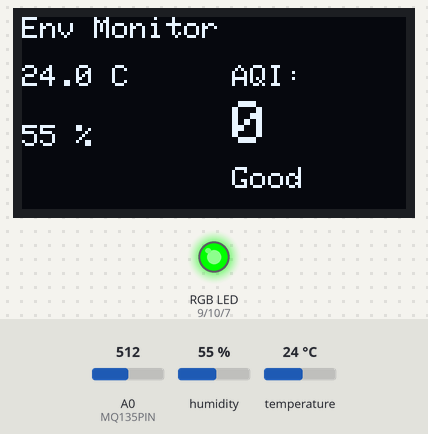
Simulated run of this sketch. Board: Arduino Uno, built with avr-gcc and run on an emulated ATmega328P. On the bench: 128×64 one-colour display, an RGB LED mixed from three pins (HIGH = lit). The test bench sets the inputs (shaded band); at power-on: A0 (MQ135PIN) = 512, humidity 55 %, temperature 24 °C. What the sketch prints to the serial monitor is not drawn.

Above: at 6.7 s.
6.8 s: A0 (MQ135PIN) set to 560
At 8.6 s:
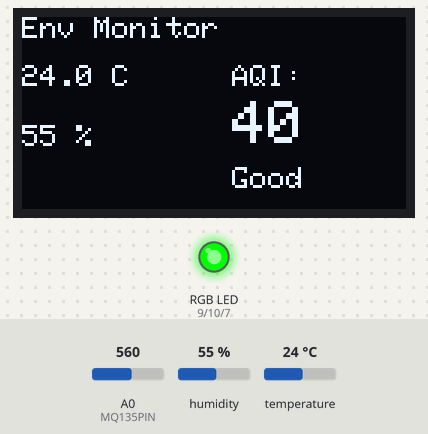
9.2 s: A0 (MQ135PIN) set to 591
At 11.0 s:
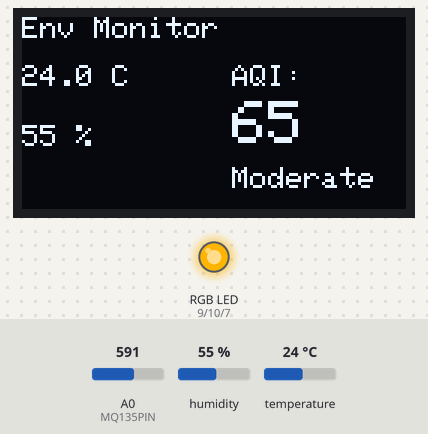
11.3 s: humidity set to 22 %
At 13.1 s:
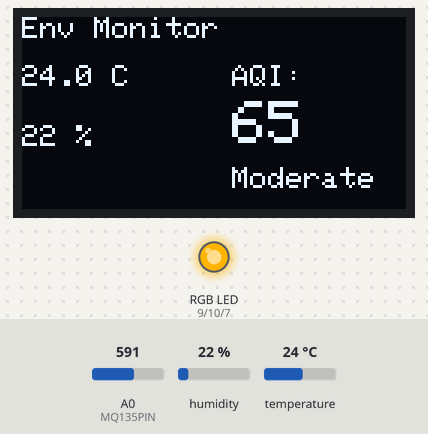
13.4 s: A0 (MQ135PIN) set to 511
At 14.4 s:
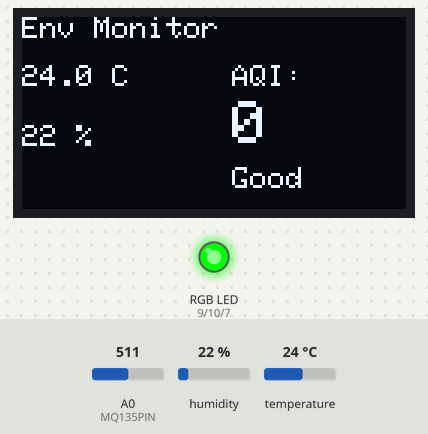
15.4 s: A0 (MQ135PIN) set to 716
At 16.6 s:
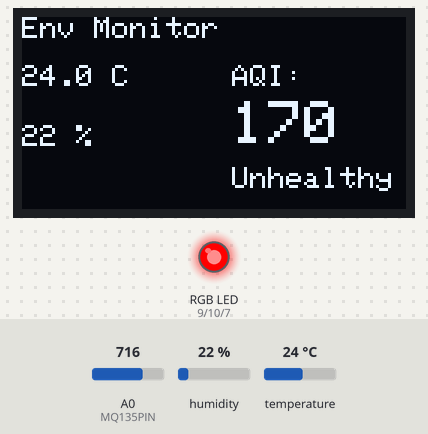
17.5 s: temperature set to 12 °C
At 19.0 s:
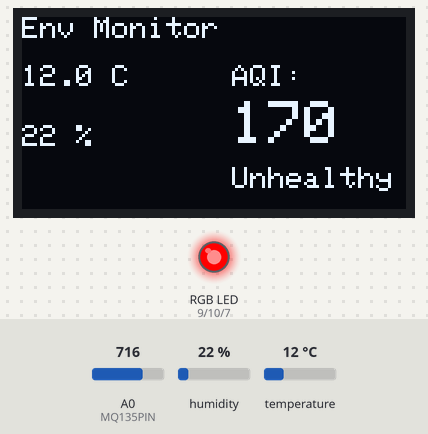
Timing chart, 0 to 20.5 s (numbered marks = the images above; inputs shaded):
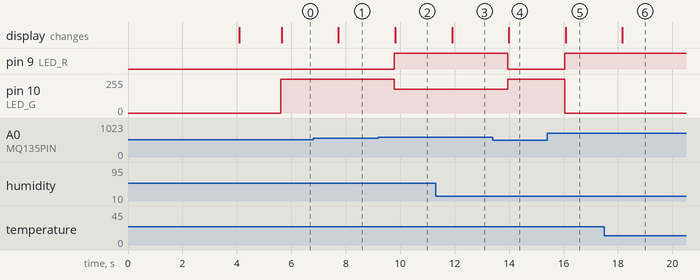

The sketch:

01_Environment_Monitoring_Station.ino
```cpp
/********* Env Monitor (Adafruit SSD1306 + DHT11 + MQ135 + RGB LED) *********/
#include <Adafruit_GFX.h>
#include <Adafruit_SSD1306.h>
#include <DHT.h>

#define SCREEN_WIDTH 128
#define SCREEN_HEIGHT 64
#define OLED_RESET    -1          // Some boards use -1 if no reset pin
Adafruit_SSD1306 display(SCREEN_WIDTH, SCREEN_HEIGHT, &Wire, OLED_RESET);

// --------- Pins ---------
#define DHTPIN   8
#define DHTTYPE  DHT11
#define MQ135PIN A0
const uint8_t LED_R = 9, LED_G = 10, LED_B = 7;
const bool COMMON_ANODE = false;

DHT dht(DHTPIN, DHTTYPE);

int baseline = 0;

void setRGB(uint8_t r, uint8_t g, uint8_t b) {
  if (COMMON_ANODE) { r=255-r; g=255-g; b=255-b; }
  analogWrite(LED_R, r);
  analogWrite(LED_G, g);
  analogWrite(LED_B, b);
}

void setLEDforAQI(int aqi) {
  if (aqi<=50) setRGB(0,255,0);
  else if (aqi<=100) setRGB(255,180,0);
  else if (aqi<=150) setRGB(255,100,0);
  else if (aqi<=200) setRGB(255,0,0);
  else if (aqi<=300) setRGB(150,0,150);
  else setRGB(220,0,120);
}

int pseudoAQI(int analogMinusBase) {
  int v = max(0, analogMinusBase);
  float scale = 500.0/600.0;
  int aqi = (int)(v*scale);
  if (aqi<0) aqi=0; if (aqi>500) aqi=500;
  return aqi;
}

const char* aqiTxt(int aqi){
  if (aqi<=50) return "Good";
  if (aqi<=100) return "Moderate";
  if (aqi<=150) return "Unhlthy-S";
  if (aqi<=200) return "Unhealthy";
  if (aqi<=300) return "Very Unh.";
  return "Hazardous";
}

void setup() {
  Serial.begin(9600);
  dht.begin();

  pinMode(LED_R, OUTPUT);
  pinMode(LED_G, OUTPUT);
  pinMode(LED_B, OUTPUT);

  // OLED init
  if(!display.begin(SSD1306_SWITCHCAPVCC, 0x3C)) { // 0x3C is most common
    Serial.println(F("SSD1306 not found"));
    for(;;);
  }
  display.clearDisplay();
  display.setTextColor(SSD1306_WHITE);

  // Splash
  display.setTextSize(1);
  display.setCursor(0,10);
  display.println("Env Monitor Station");
  display.setCursor(0,30);
  display.println("Warming MQ135...");
  display.display();
  delay(2000);

  // Quick baseline for MQ135
  long acc=0; int n=0; unsigned long start=millis();
  while(millis()-start < 2000) {
    acc += analogRead(MQ135PIN);
    n++; delay(10);
  }
  baseline = (n>0) ? acc/n : 0;

  display.clearDisplay();
  display.setCursor(0,20);
  display.print("Baseline: ");
  display.println(baseline);
  display.display();
  delay(1500);
}

void loop() {
  float h = dht.readHumidity();
  float t = dht.readTemperature();
  if (isnan(h) || isnan(t)) { h=0; t=0; }

  int raw = analogRead(MQ135PIN);
  int aqi = pseudoAQI(raw - baseline);

  setLEDforAQI(aqi);

  // --- Draw to OLED ---
  display.clearDisplay();

  display.setTextSize(1);
  display.setCursor(0,0);
  display.println("Env Monitor");

  display.setTextSize(1); // BIG font for temp/hum
  display.setCursor(0,16);
  display.print(t,1); display.println(" C");
  display.setCursor(0,36);
  display.print(h,0); display.println(" %");

  display.setTextSize(1);
  display.setCursor(70,16);
  display.print("AQI:");
  display.setCursor(70,28);
  display.setTextSize(2);
  display.println(aqi);

  display.setTextSize(1);
  display.setCursor(70,50);
  display.print(aqiTxt(aqi));

  display.display();

  // Debug
  Serial.print("T:"); Serial.print(t,1);
  Serial.print("C  H:"); Serial.print(h,0);
  Serial.print("%  raw:"); Serial.print(raw);
  Serial.print("  AQI*:"); Serial.println(aqi);

  delay(1000);
}
```

Measured:
- the behaviour switches between 573 and 574 on A0 (MQ135PIN) (found by bisection; images 1 and 2)
- after the input at 6.8 s, the display: changes after 0.93 s (image 1)
- after the input at 9.2 s, pin 9 (LED_R): LOW → HIGH after 0.59 s; pin 10 (LED_G): 255/255 → 180/255 after 0.59 s; the display: changes after 0.62 s (image 2)
- after the input at 11.3 s, the display: changes after 0.60 s (image 3)
- after the input at 13.4 s, pin 9 (LED_R): HIGH → LOW after 0.56 s; pin 10 (LED_G): 180/255 → 255/255 after 0.56 s; the display: changes after 0.59 s (image 4)
- after the input at 15.4 s, pin 9 (LED_R): LOW → HIGH after 0.65 s; pin 10 (LED_G): 255/255 → 0/255 after 0.65 s; the display: changes after 0.68 s (image 5)
- after the input at 17.5 s, the display: changes after 0.66 s (image 6)
